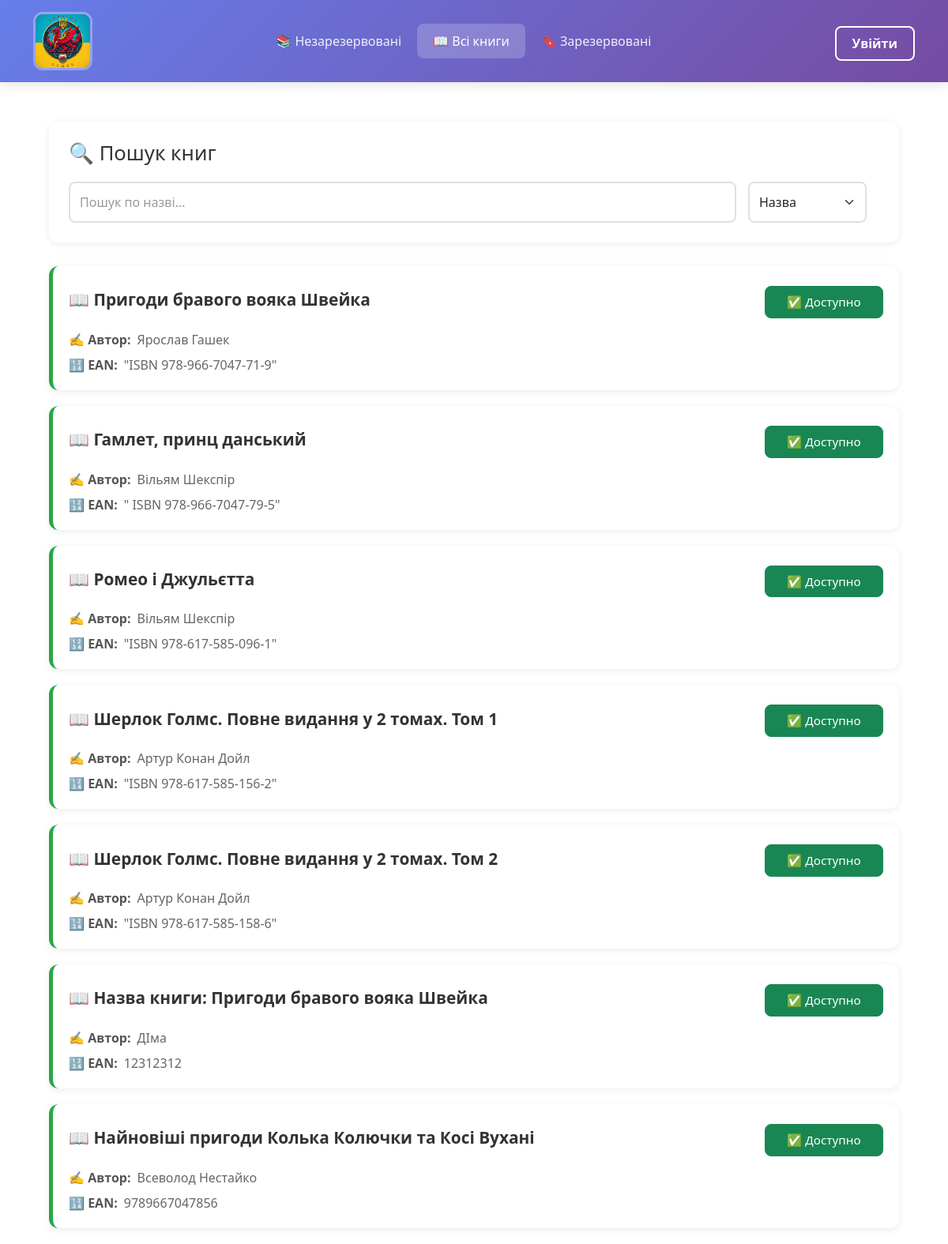
Before: /books with the older database file.
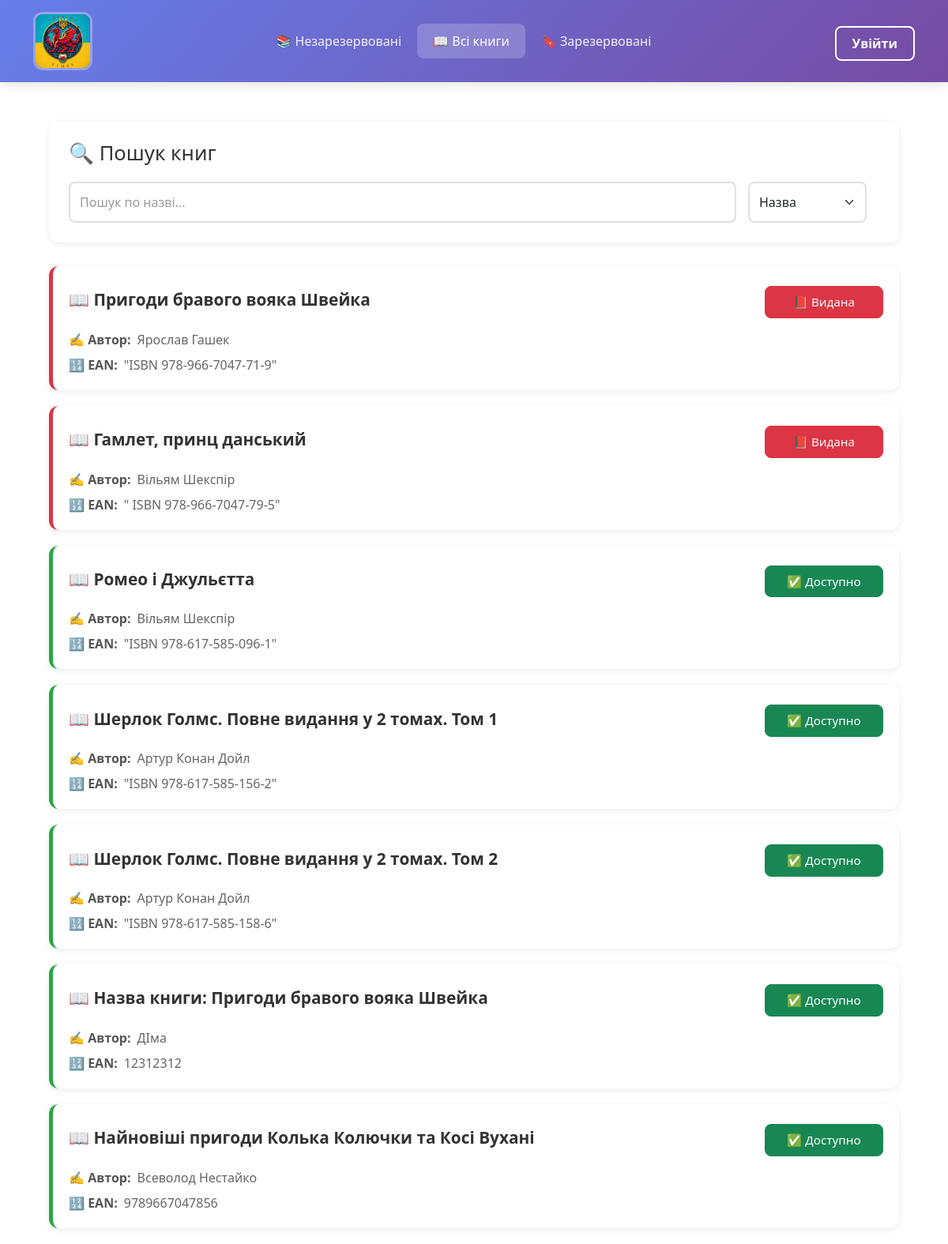
After: the same page with the newer database file.
### app.py (models this page shows)
class Book(db.Model):
    id = db.Column(db.Integer, primary_key=True)
    name_book = db.Column(db.String(100), nullable=False)
    author = db.Column(db.String(100), nullable=False)
    surname = db.Column(db.String(100))
    ean = db.Column(db.Text, nullable=False)
    buyer = db.Column(db.String(100))
    phone = db.Column(db.String(20))
    stat = db.Column(db.String(20), nullable=False)
    date = db.Column(db.DateTime, default=datetime.utcnow)
    enddate = db.Column(db.DateTime, default=datetime.utcnow)
    history = db.Column(db.String(100))

### app.py (the view)
@app.route('/')
@app.route('/books')
def books():
    search_query = request.args.get('search', '')
    search_type = request.args.get('chose', 'назва')
    if search_query:
        if search_type == 'все':
            books = Book.query.filter(
                (Book.name_book.ilike(f'%{search_query}%')) |
                (Book.author.ilike(f'%{search_query}%')) |
                (Book.ean.ilike(f'%{search_query}%'))
            ).all()
        elif search_type == 'назва':
            books = Book.query.filter(Book.name_book.ilike(f'%{search_query}%')).all()
        elif search_type == 'автор':
            books = Book.query.filter(Book.author.ilike(f'%{search_query}%')).all()
        elif search_type == 'ean':
            books = Book.query.filter(Book.ean.ilike(f'%{search_query}%')).all()
        elif search_type == 'імя':
            books = Book.query.filter(Book.buyer.ilike(f'%{search_query}%')).all()
        elif search_type == 'телефон':
            books = Book.query.filter(Book.phone.ilike(f'%{search_query}%')).all()
        else:
            books = Book.query.all()
    else:
        books = Book.query.all()
    return render_template('value_books.html', books=books, search_query=search_query, search_type=search_type)

### templates/value_books.html (shortened to what this page needs)
{% extends 'base.html' %}
{% block body %}
<div class="container" style="max-width: 1200px; margin: 0 auto; padding: 20px;">
    <div style="background: white; padding: 25px; border-radius: 12px; box-shadow: 0 2px 10px rgba(0,0,0,0.08); margin-bottom: 30px;">
        <h2 style="color: #333; margin-bottom: 20px; font-size: 1.6em; display: flex; align-items: center; gap: 10px;">
            🔍 Пошук книг
        </h2>
        <form class="col-12 col-lg-auto mb-3 mb-lg-0 me-lg-3" method="GET" action="/books" style="display: flex; gap: 15px; align-items: center; flex-wrap: wrap;">
            <input type="search" name="search" id="searchInput" class="search form-control text-bg-white" placeholder="Пошук по назві..." aria-label="Search" value="{{ search_query if search_query else '' }}" style="flex: 1; min-width: 250px; padding: 12px; border: 2px solid #e0e0e0; border-radius: 8px; font-size: 1em; transition: border 0.3s;">
            <select name="chose" id="buyerSelect" class="form-select" style="width: auto; min-width: 150px; padding: 12px; border: 2px solid #e0e0e0; border-radius: 8px; font-size: 1em; cursor: pointer; transition: border 0.3s;">
                <option value="назва" {% if search_type == 'назва' %}selected{% endif %}>Назва</option>
            </select>
        </form>
    </div>
    {% if books %}
        <div style="display: grid; gap: 20px; ">
            {% for el in books %}
            <div class="gigi">
                <div class="didi {% if el.stat == 'є' %}border-red{% else %}border-green{% endif %}"
                    style="background: white; padding: 20px; border-radius: 12px; box-shadow: 0 2px 10px rgba(0,0,0,0.08); cursor: pointer; transition: transform 0.2s, box-shadow 0.3s; border-left: 5px solid {% if el.stat == 'є' %}#dc3545{% else %}#28a745{% endif %};"
                    onclick="window.location.href='/books/{{ el.id }}'"
                    onmouseover="this.style.transform='translateY(-3px)'; this.style.boxShadow='0 6px 20px rgba(0,0,0,0.15)';"
                    onmouseout="this.style.transform='translateY(0)'; this.style.boxShadow='0 2px 10px rgba(0,0,0,0.08)';">
                    <div class="book-header" style="display: flex; justify-content: space-between; align-items: center; margin-bottom: 15px;">
                        <h3 class="tutu" style="margin: 0; font-size: 1.3em; color: #333; font-weight: 600;">
                            📖 {{ el.name_book }}
                        </h3>
                        <span class="btn {% if el.stat == 'є' %}btn-danger{% else %}btn-success{% endif %}"
                            style="width: 150px; padding: 8px 16px; font-size: 0.95em; border-radius: 8px; pointer-events: none;">
                            {% if el.stat == 'нема' %}✅ Доступно{% elif el.stat == 'є' %}📕 Видана{% endif %}
                        </span>
                    </div>
                    <div style="display: flex; flex-direction: column; gap: 8px; color: #666;">
                        <p class="tutu" style="margin: 0; display: flex; align-items: center; gap: 8px;">
                            <span style="font-weight: 600; color: #555;">✍️ Автор:</span> {{ el.author }}
                        </p>
                        <p class="tutu" style="margin: 0; display: flex; align-items: center; gap: 8px;">
                            <span style="font-weight: 600; color: #555;">🔢 EAN:</span> {{ el.ean }}
                        </p>
                    </div>
                </div>
            </div>
            {% endfor %}
        </div>
    {% endif %}
</div>
{% endblock %}

### templates/base.html (shortened to what this page needs)
<!DOCTYPE html>
<html lang="en">
<head>
    <link rel="stylesheet" href="{{ url_for('static', filename='css/main.css') }}">
    <link href="https://cdn.jsdelivr.net/npm/bootstrap@5.3.8/dist/css/bootstrap.min.css" rel="stylesheet"
>
</head>
<body>
    <header class="modern-header">
        <div class="container">
            <div class="d-flex flex-wrap align-items-center justify-content-between">
                <div class="d-flex align-items-center">
                    <a href="/">
                        <img src="{{ url_for('static', filename='image/logotyp.jpg') }}" alt="logo" class="logo-img">
                    </a>
                </div>
                <ul class="nav col-12 col-md-auto mb-2 justify-content-center mb-md-0">
                    <li><a href="/notbook" class="nav-link">📚 Незарезервовані</a></li>
                    <li><a href="/" class="nav-link active">📖 Всі книги</a></li>
                    <li><a href="/booked" class="nav-link">🔖 Зарезервовані</a></li>
                </ul>
                <div class="text-end">
                    {% if current_user.is_authenticated %}
                    <span class="user-greeting">👤 Вітаємо, <strong>{{ current_user.username }}</strong>!</span>
                    <a href="/logout" class="btn btn-outline-danger">Вихід</a>
                    {% else %}
                    <a href="/login" class="btn btn-outline-primary">Увійти</a>
                    {% endif %}
                </div>
            </div>
        </div>
    </header>
    <div class="container">
        {% block body %}{% endblock %}
    </div>
</body>
</html>

### static/css/main.css (style rules this page uses)
header { background-color: white; top:0; z-index: 1000; }
.btn { margin-top: 5px; }
.tutu { margin-bottom:7px }
.search { max-width: 90%; }

### templates/base.html (style rules this page uses)
.modern-header { background: linear-gradient(135deg, #667eea 0%, #764ba2 100%); box-shadow: 0 4px 15px rgba(0,0,0,0.1); padding: 15px 0; margin-bottom: 30px; }
.logo-img { width: 75px; border: 3px solid rgba(255,255,255,0.3); border-radius: 12px; transition: transform 0.3s; }
.nav-link { color: rgba(255,255,255,0.9) !important; font-weight: 500; padding: 10px 20px !important; border-radius: 8px; transition: all 0.3s; position: relative; }
.nav-link.active { background: rgba(255,255,255,0.2); color: white !important; }
.btn-outline-danger, .btn-outline-primary { border: 2px solid white; color: white; font-weight: 600; padding: 8px 20px; border-radius: 8px; transition: all 0.3s; }

### templates/value_books.html (style rules this page uses)
.search::placeholder { color: #999; }

Changed rows visible on the page:
changed Book "Пригоди бравого вояка Швейка": stat "✅ Доступно" → "📕 Видана"
changed Book "Гамлет, принц данський": stat "✅ Доступно" → "📕 Видана"
